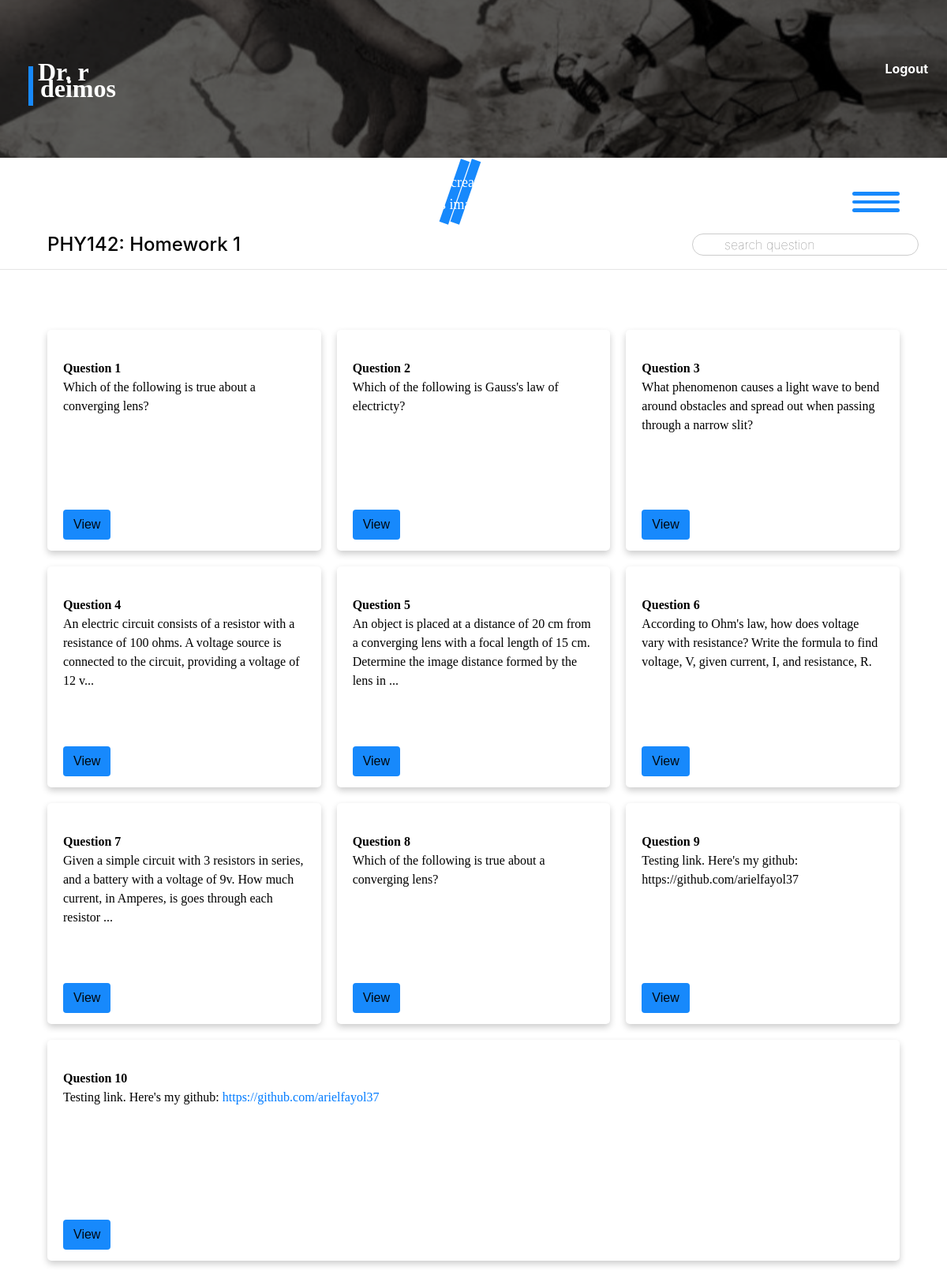
The app's page /deimos/courses/13/assignments/5 (signed in), older data.
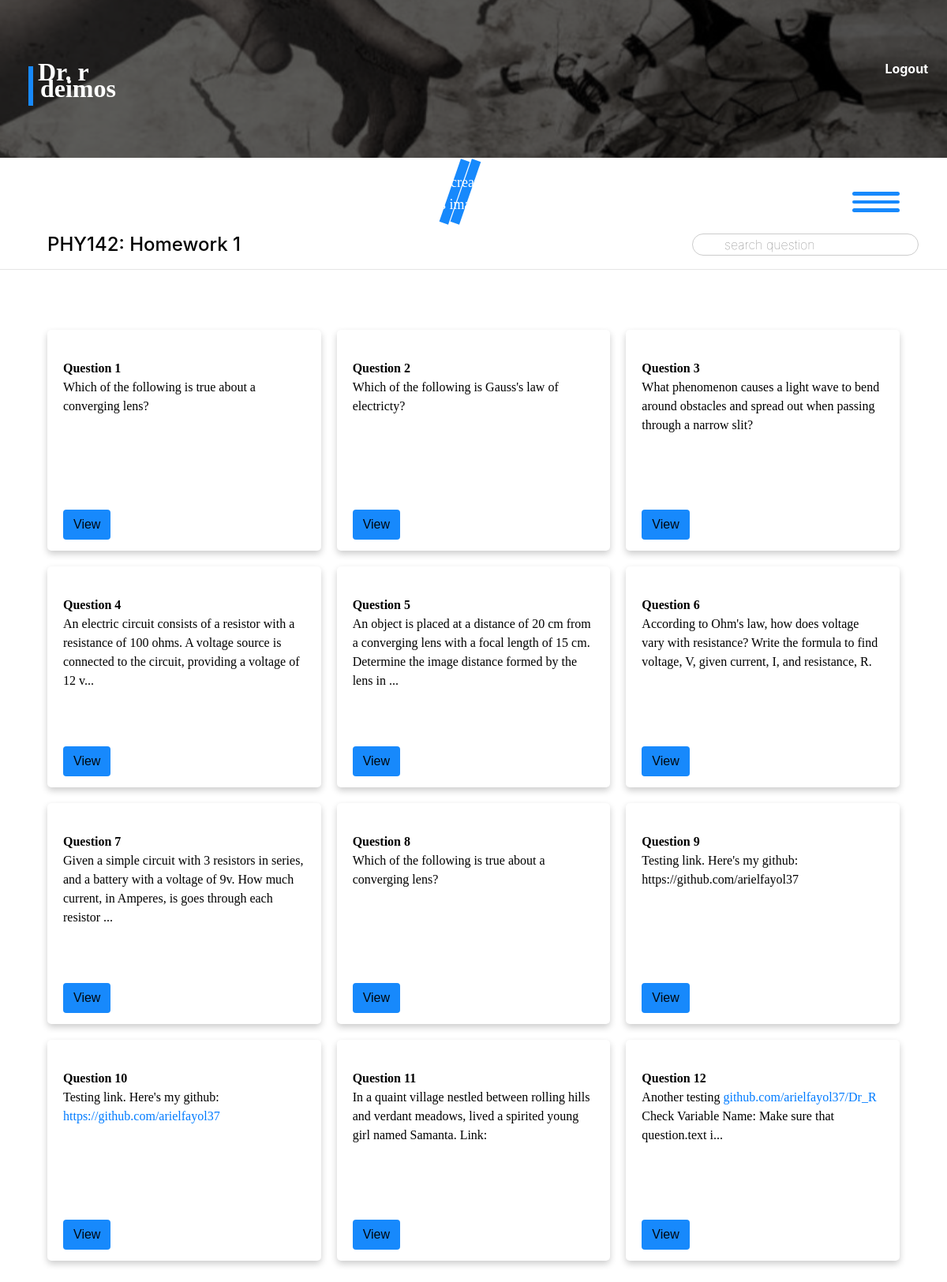
The same page, newer data.
### phobos/models.py (models this page shows, shortened)
class Assignment(models.Model):
    name = models.CharField(max_length=30)
    course = models.ForeignKey(Course, on_delete=models.CASCADE, related_name="assignments")
    timestamp = models.DateTimeField(auto_now_add=True)
    due_date = models.DateTimeField(blank=True, null=True)
    assigned_date = models.DateTimeField(blank=True, null=True)
    difficulty_level = models.CharField(
        max_length=10,
        choices=DifficultyChoices.choices,
        default=DifficultyChoices.MEDIUM,
    )
    category = models.CharField(max_length=25, choices=AssignmentChoices.choices,
                                 default = AssignmentChoices.HOMEWORK)

class Course(models.Model):
    name = models.CharField(max_length=100, blank=False, null=False)
    description = models.CharField(max_length=400, default="No description")
    subject = models.CharField(max_length=100,
                                choices=SubjectChoices.choices,
                                default=SubjectChoices.PHYSICS)
    number_of_students = models.IntegerField(blank=True, null=True)
    difficulty_level = models.CharField(
        max_length=10,
        choices=DifficultyChoices.choices,
        default=DifficultyChoices.MEDIUM,
    )
    professors = models.ManyToManyField('Professor', related_name='courses')
    topics = models.ManyToManyField('Topic', related_name='courses')
    timestamp = models.DateTimeField(auto_now_add=True)
    image = models.ImageField(upload_to='phobos/images/course_covers', blank=True, null=True)

class Question(models.Model):
    number = models.CharField(blank=False, null=False, max_length=5)
    text = models.TextField(max_length= 2000, null=False, blank=False)
    assignment = models.ForeignKey(Assignment, null=True, on_delete=models.CASCADE, \
                                   related_name="questions")
    category = models.CharField(max_length=50, null=True, blank=True)
    topic = models.ForeignKey(Topic, on_delete=models.SET_NULL, null=True, blank=True)
    sub_topic = models.ForeignKey(SubTopic, on_delete=models.SET_NULL, null=True, blank=True)
    num_points = models.IntegerField(default=10, validators=[MinValueValidator(0), MaxValueValidator(15)]) # Add lower and upper bound.
    parent_question = models.ForeignKey('self', on_delete=models.CASCADE, null=True, \
                                        blank=True, related_name='sub_questions')
    timestamp = models.DateTimeField(auto_now_add=True)
    difficulty_level = models.CharField(
        max_length=10,
        choices=DifficultyChoices.choices,
        default=DifficultyChoices.MEDIUM,
    )
    answer_type = models.CharField(
        max_length = 30,
        choices = QuestionChoices.choices,
        default = QuestionChoices.STRUCTURAL_TEXT
    )
    answer = models.CharField(max_length=1000, null=True, blank=True)

### deimos/views.py (the view)
@login_required(login_url='astros:login')
def assignment_management(request, assignment_id, course_id=None):
    student = get_object_or_404(Student, pk = request.user.pk)
    assignment = get_object_or_404(Assignment, pk = assignment_id)
    is_assigned = AssignmentStudent.objects.filter(student=student, assignment=assignment).exists()
    if not is_assigned:
        return HttpResponseForbidden('You have not be assigned this assignment.')
    questions = Question.objects.filter(assignment = assignment)
    context = {
        "questions": questions,
        "assignment": assignment
    }
    return render(request, "deimos/assignment_management.html", context)

### deimos/templates/deimos/assignment_management.html (shortened to what this page needs)
{% extends 'deimos/layout.html' %}
{% block body%}
    <div id="sf-container">
        <input  id="search-field" type="text" name="search" placeholder="search question"/>
    </div>
    <br/>
    <h4>{{assignment.course.name}}: {{assignment.name}}</h4><hr/>
    <ul class="courses course-list">
        {% for question in questions %}
            {% include 'deimos/question_display.html' with question=question assignment_id=assignment.id course_id=assignment.course.id%}
        {% endfor %}
    </ul>
{% endblock %}

### deimos/templates/deimos/layout.html (shortened to what this page needs)
{% load static %}
<!DOCTYPE html>
<html lang="en">
    <head>
        <link rel="stylesheet" href="{% static 'deimos/css/style.css' %}"/>
        <link rel="stylesheet" href="https://stackpath.bootstrapcdn.com/bootstrap/4.4.1/css/bootstrap.min.css"
>
    </head>
    <body class="body">
        <ul class="navbar-nav mr-auto">
            {% if user.is_authenticated %}
                <li class="nav-item logout-link">
                    <a id="logout-link" class="nav-link" href="{% url 'deimos:logout' %}">Logout</a>
                </li>
            {% endif %}
        </ul>
    <div class="glass-container">
        <div class="top-page-image">
        </div>
    </div>
    <div id="brand-section">
        <div id="orange-line"></div>
        <div id="brand-version-text">
            <div id="bvt1">Dr. r</div>
            <div id="bvt2">deimos</div>
        </div>
        <div id="double-orange-lines">
            <div class="dol"></div>
            <div class="dol"></div>
        </div>
        <div class="message">
            <span id="m1">And Man created AI</span> <br/>
            <span id="m2">in his image.</span>
        </div>
    </div>
    <div id="options">
        <div id="triple-orange-lines">
            <div class="tol"></div>
            <div class="tol"></div>
            <div class="tol"></div>
        </div>
    </div>
    {% block body %} {% endblock %}
    </body>
</html>

### deimos/templates/deimos/question_display.html
<li class="question-li course-li" data-question-id="{{ question.id }}">
    <div class="course-section assigment-section">
        <div class="image-container">
        </div>
        <div class="c-text q-text">
            <span class="c-name"><strong>Question {{question.number}}</strong>
            <p class="c-description">{% if question.text|length > 147 %}
                {{ question.text|safe|slice:":147" }}...
            {% else %}
                {{ question.text|safe }}
            {% endif %}</p><br/>
            <p class="timestamp" style="display: none;">Created on {{ question.timestamp|date:"m/d/Y" }}</p>
        </div>
    </div>
    <div class="edit-section il">{% csrf_token %}
        <div><a href="{% url 'deimos:answer_question' assignment_id=assignment_id course_id=course_id question_id=question.id%}">
            <button class="btn edit-btn co" data-question-id="{{ question.id}}">View</button></div></a>
    </div>
</li>

### deimos/static/deimos/css/style.css (style rules this page uses)
body.body { background-color: white !important; color:black; padding:0%; }
.logout-link { position: absolute; right: 2%; top: 4%; z-index: 3; }
#logout-link { color: white; font-weight: bold; }
ul.courses { padding: 5%; }
div.glass-container { background-color: black; width: 100%; }
div.top-page-image { height: 40vh; width: 100%; min-width: 100%; background-image: url("../images/creation_of_adam_ai.jpeg"); background-repeat:no-repeat; background-size:cover; background-position: center; opacity: 0.37; filter: grayscale(87%); position: relative; }
#orange-line { position: absolute; top: 5%; left: 3%; width: 0.5%; height: 6%; background-color: rgba(23, 137, 252, 1); }
#brand-version-text { top:4%; left:4%; position: absolute; color: white; font-size:xx-large; font-weight: bolder; font-family: 'Nebula'; }
#bvt2 { transform: translate(3%, -57%); }
div.dol { position: absolute; top: 21%; left: 47.5%; width: 1%; height: 6%; transform: rotate(19deg); background-color: rgba(23, 137, 252, 1); z-index: 1; }
div.dol + div.dol { margin-left: 1.2%; }
div.message { position: absolute; top: 24%; left: 43%; font-size: x-large; font-weight:500; color: white; display: flex; justify-content: center; align-items: center; flex-direction: column; font-family: 'Aileron'; z-index: 2; }
#m2 { transform: translate(0, -90%); }
#triple-orange-lines { position:-webkit-sticky; position: sticky; margin-top: 5vh; margin-left: 93vw; display: flex; flex-direction: column; justify-content: center; align-items: center; width: 3vw; height: 4vh; background-color: rgba(255, 255, 255, 0.8); transition: width 0.2s; }
div.tol { margin:5%; width: 100%; height: 20%; border-radius: 20px; background-color: rgba(23, 137, 252, 1); }
#search-field { position: absolute; margin-top: 3vh !important; right: 3vw ; border-radius: 20px !important; border: 1px solid #ccc !important; padding-left: 40px !important; transition: box-shadow 0.3s ease !important; background-color: transparent !important; outline: none !important; font-weight: 100 !important; }
h4 { margin-left: 5%; }
li { list-style-type: none; }
.course-list { display: flex; flex-wrap: wrap; gap: 20px; }
.course-li { font-family:'Nebula', 'Times New Roman', Times, serif; flex: 1 0 calc(33.33% - 20px); height: 60vh; padding: 20px; border-radius: 5px; position:relative; background-color: white; box-shadow: 0 4px 8px rgba(0, 0, 0, 0.2); }
div.course-section { position: relative; height: 70%; }
div.image-container { position: absolute; top: 0; left: 0; height: 85%; width: 100%; overflow: hidden; }
div.c-text { position: absolute; top: 87%; height: 30%; }
.edit-section { bottom: 5%; position: absolute; }
.edit-btn { background-color: rgba(23, 137, 252, 1) !important; transition: background-color 0.2s !important; color: rgba(0,0,0,0.95) !important; font-weight:400 !important; font-family: 'Aileron', sans-serif; }
.question-li { height: 35vh; }
.q-text.c-text { top: 10%; }
@media screen and (max-width: 1200px) { div.top-page-image { height: 25vh; } }
@media screen and (max-width: 1200px) { #orange-line { height: 3%; } }
@media screen and (max-width: 1200px) { div.dol { top: 12%; height: 5%; } }
@media screen and (max-width: 1200px) { div.message { top: 13%; left:41.5%; font-size: large; font-weight: 300; } }
@media screen and (max-width: 1200px) { #m2 { transform: translate(0, -95%); } }
@media screen and (max-width: 1200px) { #triple-orange-lines { position:-webkit-sticky; position: sticky; width: 5vw; margin-left: 90vw; } }

Row changes from the older to the newer data that the page shows:
added Question: number "11", text "In a quaint village nestled between rolling hills and verdant meadows, lived a spirited young girl named Samanta. Link:"
added Question: number "12", text "Another testing github.com/arielfayol37/Dr_R Check Variable Name: Make sure that question.text i"
